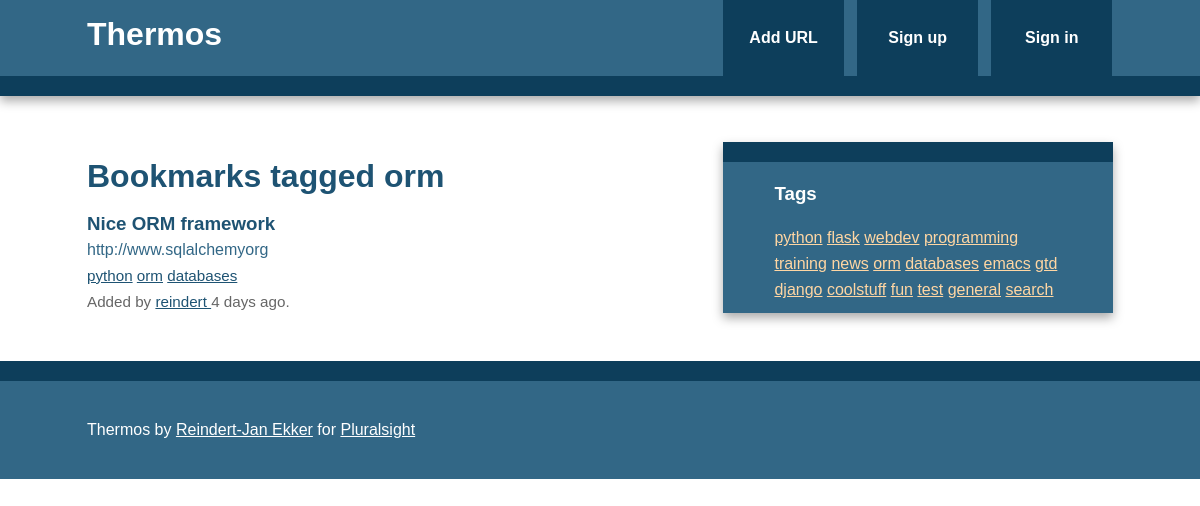
The app's page /bookmarks/tag/orm with its own data.
### models.py (models this page shows, shortened)
class Tag(db.Model):
    id = db.Column(db.Integer, primary_key=True)
    name = db.Column(db.String(25), nullable=False, unique=True, index=True)
    @staticmethod
    def all():
        return Tag.query.all()
    def __repr__(self):
        return self.name

class Bookmark(db.Model):
    id = db.Column(db.Integer, primary_key=True)
    url = db.Column(db.Text, nullable=False)
    date = db.Column(db.DateTime, default=datetime.utcnow)
    description = db.Column(db.String(300))
    user_id = db.Column(db.Integer, db.ForeignKey('user.id'), nullable=False)
    _tags = db.relationship('Tag', secondary=tags, lazy='joined',
                            backref=db.backref('bookmarks', lazy='dynamic'))
    @property
    def tags(self):
        return ",".join([t.name for t in self._tags])
    @tags.setter
    def tags(self, string):
        if string:
            self._tags = [Tag.get_or_create(name) for name in string.split(',')]
        else:
            self._tags = []

class User(db.Model, UserMixin):
    id = db.Column(db.Integer, primary_key=True)
    username = db.Column(db.String(80), unique=True)
    email = db.Column(db.String(120), unique=True)
    bookmarks = db.relationship('Bookmark', backref='user', lazy='dynamic')
    password_hash = db.Column(db.String)
    @property
    def password(self):
        raise AttributeError('password: write-only field')

### bookmarks/views.py (the view)
@bookmarks.route('/tag/<name>')
def tag(name):
    tag = Tag.query.filter_by(name=name).first_or_404()
    return render_template('tag.html', tag=tag)

### main/views.py (called while the page is built)
@main.app_context_processor
def inject_tags():
    return dict(all_tags=Tag.all)

### templates/tag.html (shortened to what this page needs)
{% extends "base.html" %}
{% block content %}
    <article>
        <header>
            <h1>Bookmarks tagged {{ tag }}</h1>
            {% if tag.bookmarks.count() > 0 %}
                {% with bookmarks = tag.bookmarks %}
                    {% include "bookmark_list.html" %}
                {% endwith %}
            {% else %}
                There are no bookmarks with this tag.
            {% endif %}
        </header>
    </article>
{% endblock %}

### templates/base.html (shortened to what this page needs)
<!doctype html>
<html class="no-js">
    <head>
        {% block styles %}
            <link rel="stylesheet" href="{{ url_for('static', filename='css/normalize.min.css') }}">
            <link rel="stylesheet" href="{{ url_for('static', filename='css/main.css') }}">
        {% endblock %}
    </head>
    <body>
        <div class="header-container">
            <header class="wrapper clearfix">
                <a href="{{ url_for('main.index') }}"><h1 class="title">Thermos</h1></a>
                <nav>
                    <ul>
                        <li><a href="{{ url_for('bookmarks.add') }}">Add URL</a></li>
                        {% if current_user.is_authenticated %}
                            <li><a href="{{ url_for('bookmarks.user', username=current_user.username) }}">My Links</a></li>
                            <li><a href="{{ url_for('auth.logout') }}">Sign out</a></li>
                        {% else %}
                            <li><a href="{{ url_for('auth.signup') }}">Sign up</a></li>
                            <li><a href="{{ url_for('auth.login') }}">Sign in</a></li>
                        {% endif %}
                    </ul>
                </nav>
            </header>
        </div>
        <div class="main-container">
            <div class="main wrapper clearfix">
                {% block content %}
                {% endblock %}
                {% block sidebar %}
                    <aside>
                        <h3>Tags</h3>
                            {% for t in all_tags() %}
                                <a href="{{ url_for('bookmarks.tag', name=t.name) }}">{{ t.name }}</a>
                            {% endfor %}
                    </aside>
                {% endblock %}
            </div>
        </div>
        <div class="footer-container">
            <footer class="wrapper">
                <p>Thermos by <a href="http://www.rjekker.nl">Reindert-Jan Ekker</a> for <a href="http://www.pluralsight.com">Pluralsight</a></p>
            </footer>
        </div>
    </body>
</html>

### templates/bookmark_list.html (shortened to what this page needs)
<ul class="bookmarks">
    {% for bookmark in bookmarks %}
        <li>
            {% include "bookmark.html" %}
        </li>
    {% endfor %}

### templates/bookmark.html (shortened to what this page needs)
<a class="header" href="{{ bookmark.url }}">
    <h3 class="description">
        {{ bookmark.description|truncate(50, killwords=True) }}
    </h3>
    <span class="url">
        {{ bookmark.url|truncate(50, killwords=True) }}
    </span>
</a>
<div class="info">
    <span class="tags">
        {% if bookmark.tags %}
            {% for t in bookmark._tags %}
                <a href="{{ url_for('bookmarks.tag', name=t.name) }}">{{ t.name }}</a>
            {% endfor %}
        {% else %}
            No tags
        {% endif %}
    </span>
    <br>
    Added by <a href="{{ url_for('bookmarks.user', username=bookmark.user.username) }}">
        {{ bookmark.user.username }}
    </a>
    {{ moment(bookmark.date).fromNow() }}.
</div>

### static/css/main.css (style rules this page uses)
html { color: #222; font-size: 1em; line-height: 1.4; }
body { font: 16px/26px Helvetica, Helvetica Neue, Arial; }
.wrapper { width: 90%; margin: 0 5%; }
.header-container { border-bottom: 20px solid #0D3E5B; }
.footer-container, .main aside { border-top: 20px solid #0D3E5B; }
.header-container, .footer-container, .main aside { background: #326786; }
.title { color: white; }
nav ul { margin: 0; padding: 0; list-style-type: none; }
nav a { display: block; margin-bottom: 10px; padding: 15px 0; text-align: center; text-decoration: none; font-weight: bold; color: white; background: #0D3E5B; }
.main { padding: 30px 0; }
.main article h1 { font-size: 2em; }
.main aside { color: white; padding: 0px 5% 10px; }
.footer-container footer { color: white; padding: 20px 0; }
a, a:visited { color: #1E5373; }
aside a { color: #FFD6A3; }
h1, h2, h3, h4, h5, h6 { color: #1E5373; }
.main aside h3, footer h3, footer a, footer a:visited { color: white; }
ul.bookmarks { list-style: none none; padding-left: 0; }
a.header { color: #326786; text-decoration: none; display: block; }
a.header h3 { margin: 0 0; }
div.info { font-size: .95em; color: #666666; }
@media only screen and (min-width: 480px) { nav a { float: left; width: 27%; margin: 0 1.7%; padding: 25px 2%; margin-bottom: 0; } }
@media only screen and (min-width: 480px) { nav li:first-child a { margin-left: 0; } }
@media only screen and (min-width: 480px) { nav li:last-child a { margin-right: 0; } }
@media only screen and (min-width: 480px) { nav ul li { display: inline; } }
@media only screen and (min-width: 768px) { .header-container, .main aside { -webkit-box-shadow: 0 5px 10px #aaa; -moz-box-shadow: 0 5px 10px #aaa; box-shadow: 0 5px 10px #aaa; } }
@media only screen and (min-width: 768px) { .title { float: left; } }
@media only screen and (min-width: 768px) { nav { float: right; width: 38%; } }
@media only screen and (min-width: 768px) { .main article { float: left; width: 57%; } }
@media only screen and (min-width: 768px) { .main aside { float: right; width: 28%; } }
@media only screen and (min-width: 1140px) { .wrapper { width: 1026px; margin: 0 auto; } }
.clearfix:before, .clearfix:after { content: " "; display: table; }
.clearfix:after { clear: both; }
.clearfix { *zoom: 1; }

### records on screen
Tag: name "orm"
Bookmark: description "Nice ORM framework", url "http://www.sqlalchemyorg", user.username "reindert", date "4 days ago"
Tag: name "python"
Tag: name "databases"
Tag: name "flask"
Tag: name "webdev"
Tag: name "programming"
Tag: name "training"
Tag: name "news"
Tag: name "emacs"
Tag: name "gtd"
Tag: name "django"
Tag: name "coolstuff"
Tag: name "fun"
Tag: name "test"
Tag: name "general"
Tag: name "search"
